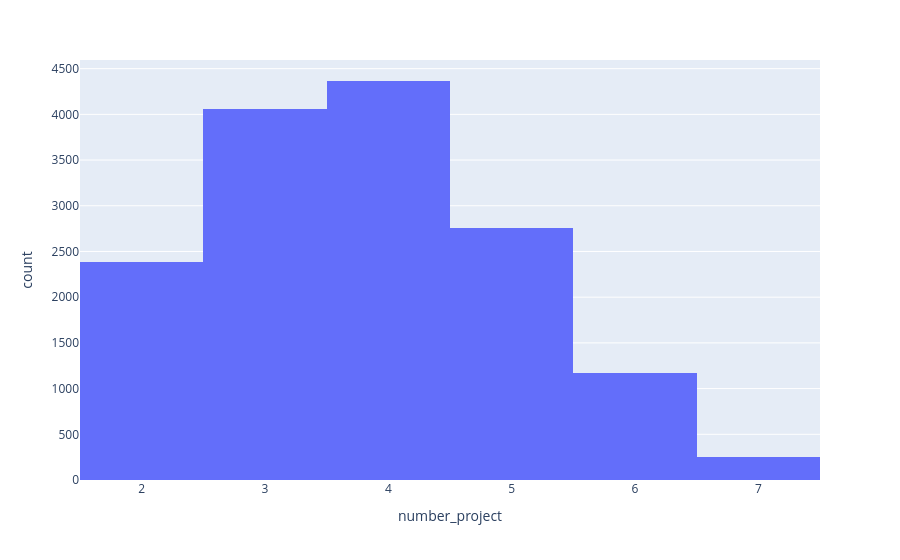
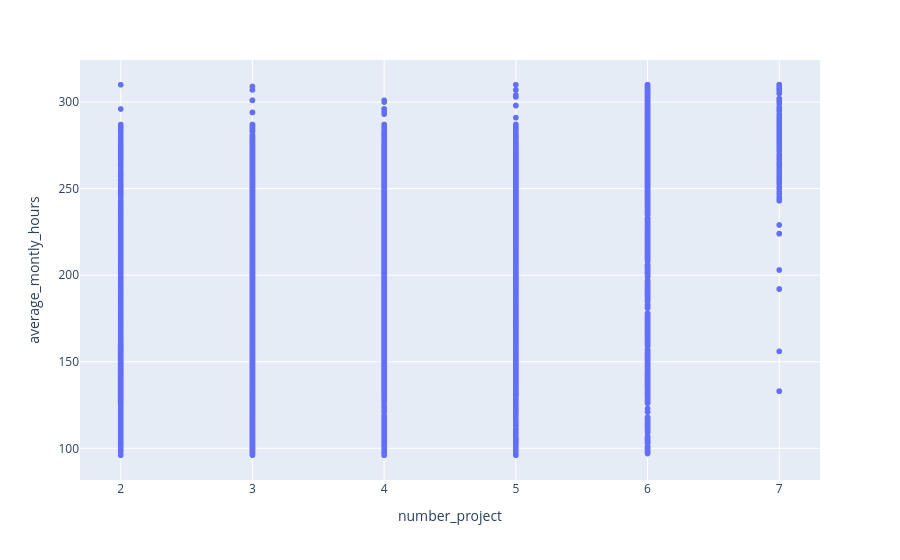

The notebook cell these images were saved under, in order:
### Code cell
fig = px.histogram(df, x=df.columns[0])
fig.show()

# Scatter plot

fig = px.scatter(df, x=df.columns[0], y=df.columns[1])
fig.show()

### Figure 1 — Plotly figure (JSON) as saved in the notebook; plotly's stock layout.template omitted (floating-point values rounded to 4 significant figures; data arrays with more than 128 entries replaced by an {"elided": "..."} marker saying what was removed)
{"data": [{"bingroup": "x", "hovertemplate": "number_project=%{x}<br>count=%{y}<extra></extra>", "legendgroup": "", "marker": {"color": "#636efa", "pattern": {"shape": ""}}, "name": "", "orientation": "v", "showlegend": false, "type": "histogram", "x": {"elided": "14999 int values"}, "xaxis": "x", "yaxis": "y"}], "layout": {"barmode": "relative", "legend": {"tracegroupgap": 0}, "margin": {"t": 60}, "xaxis": {"anchor": "y", "domain": [0, 1], "title": {"text": "number_project"}}, "yaxis": {"anchor": "x", "domain": [0, 1], "title": {"text": "count"}}}}

### Figure 2 — Plotly figure (JSON) as saved in the notebook; plotly's stock layout.template omitted (floating-point values rounded to 4 significant figures; data arrays with more than 128 entries replaced by an {"elided": "..."} marker saying what was removed)
{"data": [{"hovertemplate": "number_project=%{x}<br>average_montly_hours=%{y}<extra></extra>", "legendgroup": "", "marker": {"color": "#636efa", "symbol": "circle"}, "mode": "markers", "name": "", "showlegend": false, "type": "scattergl", "x": {"elided": "14999 int values"}, "xaxis": "x", "y": {"elided": "14999 int values"}, "yaxis": "y"}], "layout": {"legend": {"tracegroupgap": 0}, "margin": {"t": 60}, "xaxis": {"anchor": "y", "domain": [0, 1], "title": {"text": "number_project"}}, "yaxis": {"anchor": "x", "domain": [0, 1], "title": {"text": "average_montly_hours"}}}}
